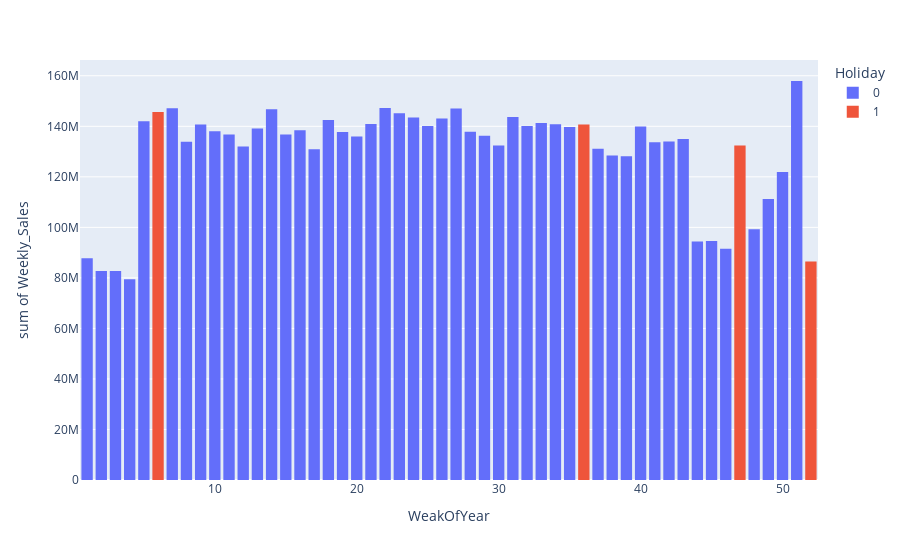

The cell this chart's notebook holds for it:
### Code cell
# Sales with respect to weak of year
weak_sale=px.histogram(df,x='WeakOfYear',y='Weekly_Sales',color='Holiday')
weak_sale.update_layout(bargap=0.2)
weak_sale.show()

### Figure 1 — Plotly figure (JSON) as saved in the notebook; plotly's stock layout.template omitted (floating-point values rounded to 4 significant figures; data arrays with more than 128 entries replaced by an {"elided": "..."} marker saying what was removed)
{"data": [{"alignmentgroup": "True", "bingroup": "x", "histfunc": "sum", "hovertemplate": "Holiday=0<br>WeakOfYear=%{x}<br>sum of Weekly_Sales=%{y}<extra></extra>", "legendgroup": "0", "marker": {"color": "#636efa", "pattern": {"shape": ""}}, "name": "0", "offsetgroup": "0", "orientation": "v", "showlegend": true, "type": "histogram", "x": {"elided": "5985 int values"}, "xaxis": "x", "y": {"elided": "5985 float values"}, "yaxis": "y"}, {"alignmentgroup": "True", "bingroup": "x", "histfunc": "sum", "hovertemplate": "Holiday=1<br>WeakOfYear=%{x}<br>sum of Weekly_Sales=%{y}<extra></extra>", "legendgroup": "1", "marker": {"color": "#EF553B", "pattern": {"shape": ""}}, "name": "1", "offsetgroup": "1", "orientation": "v", "showlegend": true, "type": "histogram", "x": {"elided": "450 int values"}, "xaxis": "x", "y": {"elided": "450 float values"}, "yaxis": "y"}], "layout": {"bargap": 0.2, "barmode": "relative", "legend": {"title": {"text": "Holiday"}, "tracegroupgap": 0}, "margin": {"t": 60}, "xaxis": {"anchor": "y", "domain": [0, 1], "title": {"text": "WeakOfYear"}}, "yaxis": {"anchor": "x", "domain": [0, 1], "title": {"text": "sum of Weekly_Sales"}}}}
